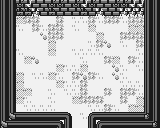

Below is a game level as drawn by its tile map, then a one-line description and the .tmx file that defines it, in full:
An orthogonal 20x16 tile map with 8x8 px tiles, 3 tile layers (Background, Collison, Overlap).

<map version="1.0" orientation="orthogonal" width="20" height="16" tilewidth="8" tileheight="8">
 <tileset firstgid="1" name="char_sheet" tilewidth="8" tileheight="8">
  <image source="char_sheet.png" width="256" height="256" />
 </tileset>
 <layer name="Background" width="20" height="16">
  <data encoding="csv">
192,192,191,189,191,191,189,191,189,192,192,189,192,189,189,191,191,189,189,189,
189,192,191,189,189,189,189,189,191,192,191,192,191,189,189,189,189,189,189,189,
189,190,190,192,192,189,189,192,189,191,191,192,191,192,192,191,192,192,189,189,
189,189,191,189,192,191,192,192,189,191,189,190,189,189,189,189,190,190,189,189,
191,189,189,189,189,28,192,192,189,189,189,189,190,189,189,192,192,192,189,189,
191,189,189,189,189,189,190,189,189,189,189,191,192,28,189,191,189,192,191,191,
189,191,191,189,189,189,190,189,189,191,191,191,191,189,189,189,189,191,189,191,
189,189,189,190,28,189,189,189,189,189,191,189,189,192,190,189,192,191,189,189,
189,190,189,189,189,189,189,190,191,191,190,189,189,189,28,191,189,191,191,189,
189,189,190,189,191,191,190,191,189,192,28,192,191,189,28,191,189,189,189,189,
189,189,190,189,189,189,189,190,191,191,192,189,189,189,189,191,191,191,189,191,
189,189,190,190,189,189,191,189,191,191,192,189,189,192,189,192,192,191,191,189,
190,190,190,191,189,189,191,189,189,190,192,192,192,189,189,192,189,190,190,190,
190,191,189,191,191,191,191,189,189,189,189,191,191,192,191,189,190,190,190,190,
191,189,189,189,189,189,189,190,192,189,191,191,189,190,189,189,189,189,189,190,
190,189,189,190,189,192,192,191,189,189,189,189,189,190,189,189,189,189,190,190
</data>
 </layer>
 <layer name="Collison" width="20" height="16">
  <data encoding="csv">
64,64,61,125,127,127,61,61,127,61,125,61,127,127,61,61,125,125,62,62,
64,64,93,93,157,159,93,159,159,159,93,159,157,159,159,157,157,157,62,62,
64,64,0,0,0,0,0,0,0,0,0,0,0,0,0,0,0,0,62,62,
64,64,0,0,0,0,0,0,0,0,0,0,0,0,0,0,0,0,62,62,
64,64,0,0,0,0,0,0,0,0,0,0,0,0,0,0,0,0,62,62,
64,64,0,0,0,0,0,0,0,0,0,0,0,0,0,0,0,0,62,62,
64,64,0,0,0,0,0,0,0,0,0,0,0,0,0,0,0,0,62,62,
64,64,0,0,0,0,0,0,0,0,0,0,0,0,0,0,0,0,62,62,
64,64,0,0,0,0,0,0,0,0,0,0,0,0,0,0,0,0,62,62,
64,64,0,0,0,0,0,0,0,0,0,0,0,0,0,0,0,0,62,62,
64,64,0,0,0,0,0,0,0,0,0,0,0,0,0,0,0,0,62,62,
64,64,0,0,0,0,0,0,0,0,0,0,0,0,0,0,0,0,62,62,
64,64,0,0,0,0,0,0,0,0,0,0,0,0,0,0,0,0,62,62,
64,64,0,0,0,0,0,0,0,0,0,0,0,0,0,0,0,0,62,62,
64,94,31,31,31,31,31,31,32,0,0,30,31,31,31,31,31,31,96,62,
94,31,31,31,31,31,31,32,64,0,0,62,30,31,31,31,31,31,31,96
</data>
 </layer>
 <layer name="Overlap" width="20" height="16">
  <data encoding="csv">
0,0,0,0,0,0,0,0,0,0,0,0,0,0,0,0,0,0,0,0,
0,0,0,0,0,0,0,0,0,0,0,0,0,0,0,0,0,0,0,0,
0,0,0,0,0,0,0,0,0,0,0,0,0,0,0,0,0,0,0,0,
0,0,0,0,0,0,0,0,0,0,0,0,0,0,0,0,0,0,0,0,
0,0,0,0,0,0,0,0,0,0,0,0,0,0,0,0,0,0,0,0,
0,0,0,0,0,0,0,0,0,0,0,0,0,0,0,0,0,0,0,0,
0,0,0,0,0,0,0,0,0,0,0,0,0,0,0,0,0,0,0,0,
0,0,0,0,0,0,0,0,0,0,0,0,0,0,0,0,0,0,0,0,
0,0,0,0,0,0,0,0,0,0,0,0,0,0,0,0,0,0,0,0,
0,0,0,0,0,0,0,0,0,0,0,0,0,0,0,0,0,0,0,0,
0,0,0,0,0,0,0,0,0,0,0,0,0,0,0,0,0,0,0,0,
0,0,0,0,0,0,0,0,0,0,0,0,0,0,0,0,0,0,0,0,
0,0,0,0,0,0,0,0,0,0,0,0,0,0,0,0,0,0,0,0,
0,0,0,0,0,0,0,0,0,0,0,0,0,0,0,0,0,0,0,0,
0,0,0,0,0,0,0,0,0,0,0,0,0,0,0,0,0,0,0,0,
0,0,0,0,0,0,0,0,0,0,0,0,0,0,0,0,0,0,0,0
</data>
 </layer>
</map>
